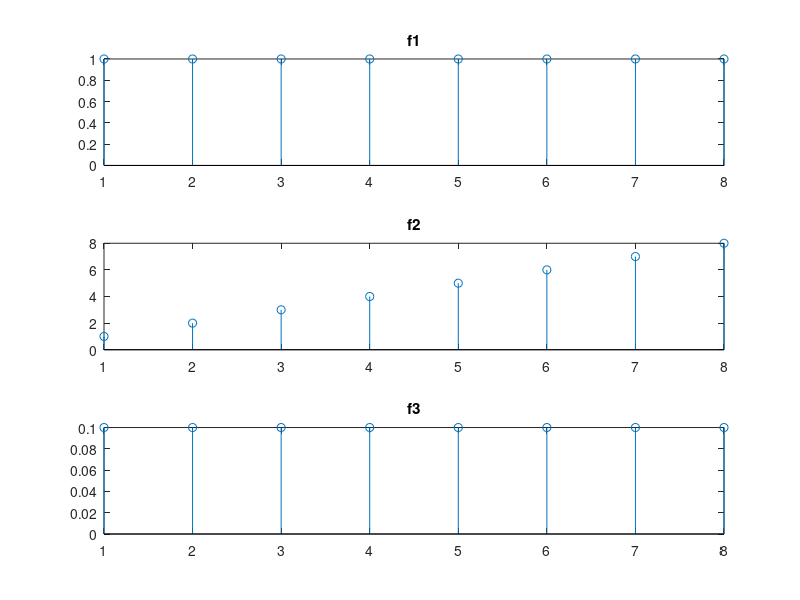
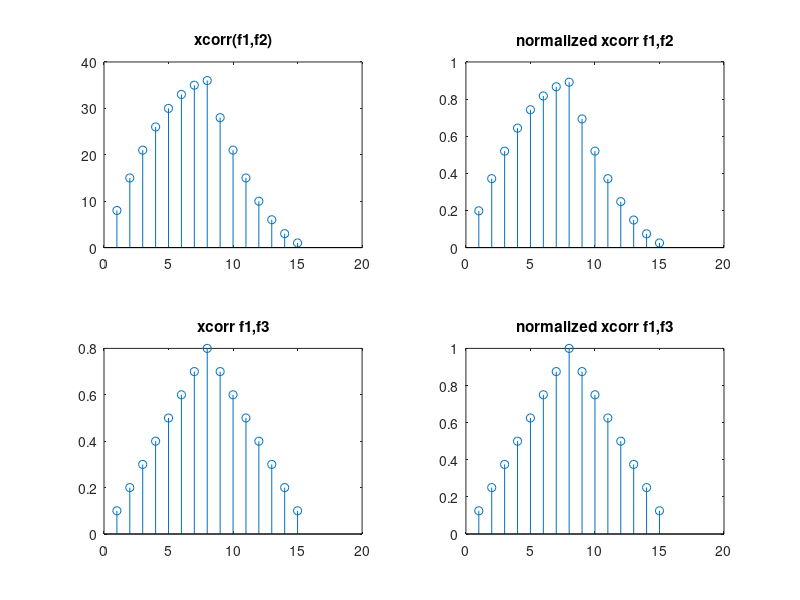

These charts were generated, in order, by the following MATLAB code: (Note: this script raises an error after producing the figures.)
% Corso di Elaborazione dei Segnali e Immagini
% Docente: Manuele Bicego 
% Docente Coordinatore: Marco Cristani
% Lezione 3: Esercizi extra 



%%
%%%%%%%%%%%%%%%%
% ESERCIZIO 3 
% Provare la cross correlazione con differenti segnali definiti a mano.
% Analizzare l'help di xcorr per adottare anche la versione normalizzata
% 
% Provare a calcolare la cross correlazione (normalizzata e non) 
% di (f1,f2) e di (f1,f3)
% Domanda: quando ha senso utilizzare la versione normalizzata?
% 
%

clear all
close all
clc


f1 = [1 1 1 1 1 1 1 1]; 
f2 = [1 2 3 4 5 6 7 8]; 
f3 = [0.1 0.1 0.1 0.1 0.1 0.1 0.1 0.1];


figure
subplot(311)
stem(f1)
title('f1')
subplot(312)
stem(f2)
title('f2')
subplot(313)
stem(f3)
title('f3')


% Calcolo e visualizzo crosscorrelazione f1,f2
figure (2); 
subplot(221);
stem(xcorr(f1,f2))
title('xcorr(f1,f2)')
subplot(222);
stem(xcorr(f1,f2,"normalized"))
title('normalized xcorr f1,f2')



% Calcolo crosscorrelazione f1,f3
subplot(223)
stem(xcorr(f1,f3))
title('xcorr f1,f3')
subplot(224);
stem(xcorr(f1,f3,"normalized"))
title('normalized xcorr f1,f3')




%%
%%%%%%%%%%%%%%%%
% ESERCIZIO 4 
% Cross-correlazione 1D tra segnali di risonanza magnetica funzionale.
% - Caricare il file "Ab_pASL_Yeo_Average.txt": contiene segnali medi 
%   di fMRI (functional MRI) di un soggetto, misurati per 200 istanti 
%   in 100 diverse regioni del cervello
% - utilizzare questa informazione per estrarre delle matrici di
%   connettivita', che spiegano come le aree cerebrali comunicano tra di
%   loro. In particolare:
%   - sottrarre da ogni segnale la sua media
%   - calcolare per ogni coppia di segnali (i,j) la cross-correlazione normalizzata.
%   - salvare il massimo di tale cross-correlazione nella posizione (i,j)
%   della matrice "matrice_xcorr_max"
% 
% - Questa matrice rappresenta una possibile stima di una matrice di 
%   connettività, che indica la similarità tra le diverse regioni del
%   cervello. Visualizzare la matrice e rispondere alla seguente domanda: 
%   quali sono le due regioni più simili? 
%


clear all
close all
clc

load Ab_pASL_Yeo_Average.txt
[nr,nc] = size(Ab_pASL_Yeo_Average);

% Visualizzo due segnali nello stesso plot
figure(1)
plot(Ab_pASL_Yeo_Average(:,3),'r','LineWidth',2)
hold on
plot(Ab_pASL_Yeo_Average(:,4),'b','LineWidth',2)
xlim([0 200])
grid on
title ('Segnali 3 e 4')


% Visualizzo nello stesso plot due segnali a cui ho sottratto la media
figure(2)
plot(Ab_pASL_Yeo_Average(:,3)-mean(Ab_pASL_Yeo_Average(:,3)),'r','LineWidth',2)
hold on
plot(Ab_pASL_Yeo_Average(:,4)-mean(Ab_pASL_Yeo_Average(:,4)),'b','LineWidth',2)
xlim([0 nc])
grid on
title ('Segnali 3 e 4 - Demeaned')
% Adesso sono molto più comparabili


% - utilizzare questa informazione per estrarre delle matrici di
%   connettivita', che spiegano come le aree cerebrali comunicano tra di
%   loro. In particolare:
%   - sottrarre da ogni segnale la sua media
%   - calcolare per ogni coppia di segnali (i,j) la cross-correlazione normalizzata.
%   - salvare il massimo di tale cross-correlazione nella posizione (i,j)
%   della matrice "matrice_xcorr_max"
% 
% - Questa matrice rappresenta una possibile stima di una matrice di 
%   connettività, che indica la similarità tra le diverse regioni del
%   cervello. Visualizzare la matrice e rispondere alla seguente domanda: 
%   quali sono le due regioni più simili? 

% sottraggo la sua media ad ognuno dei segnali 

matrice_xcorr_max = zeros(nc,nc);

for i = 1:nc
    Ab_pASL_Yeo_Average(:,i) = Ab_pASL_Yeo_Average(:,i) - mean(Ab_pASL_Yeo_Average(:,i));
end

for i=1:nc
    for j=1:nc
        if i ~= j
            matrice_xcorr_max(j,i) = max(xcorr(Ab_pASL_Yeo_Average(:,i), Ab_pASL_Yeo_Average(:,j), 'normalized'));
        end
    end
end

% all serve per trovare il massimo tra tutti gli elementi della matrice
[M, I] = max(matrice_xcorr_max, [], "all" );



% prendo gli indici di riga e colonna dell'elemento con cross correlazione
% maggiore
[row, col] = ind2sub(size(matrice_xcorr_max), I);

disp("Le regioni più compatibili sono " + col + " e " + row);



